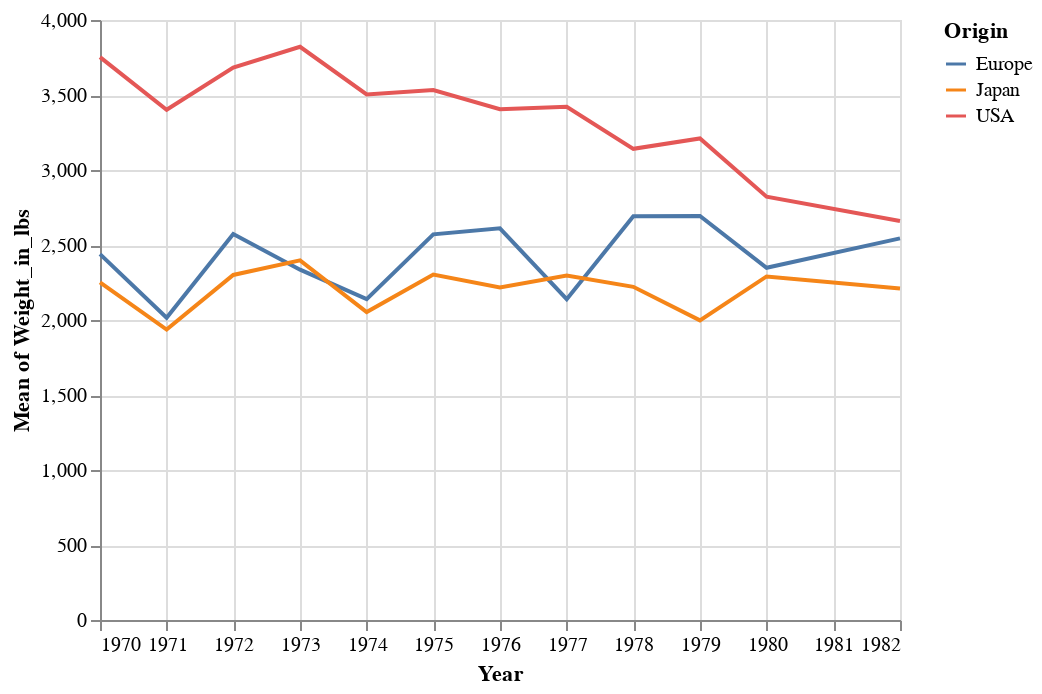

The code cell stored with this chart in its notebook:
### Code cell
alt.Chart(cars).mark_line().encode(
    x = 'Year:T',
    y = 'mean(Weight_in_lbs)',
    color = 'Origin'
)

### Figure 1 — Vega-Lite specification as saved in the notebook (floating-point values rounded to 4 significant figures; data arrays with more than 128 entries replaced by an {"elided": "..."} marker saying what was removed)
{"config": {"view": {"continuousWidth": 400, "continuousHeight": 300}}, "data": {"name": "data-f02450ab61490a1363517a0190416235"}, "mark": "line", "encoding": {"color": {"type": "nominal", "field": "Origin"}, "x": {"type": "temporal", "field": "Year"}, "y": {"type": "quantitative", "aggregate": "mean", "field": "Weight_in_lbs"}}, "$schema": "https://vega.github.io/schema/vega-lite/v4.8.1.json", "datasets": {"data-f02450ab61490a1363517a0190416235": {"elided": "406 records"}}}
